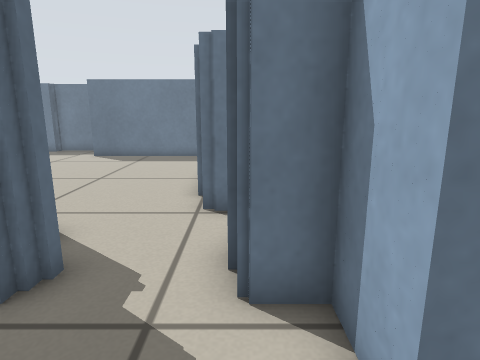
view 1 (above)

18 first-person views from a walk through a robot-simulator world made for Stage. The camera is 0.57 m above the floor, tilts 12° down and sees 75° across. The lines on the ground mark 1 m squares. The floor is counted in squares, 0.25 m on a side. Each view is taken from the middle of a square. On the plan, view 1 faces up. The plan holds only what a view shows up to about 18 squares ahead; the rest is blank. The place goes on beyond the plan. The robots in the file are not drawn.

view 2
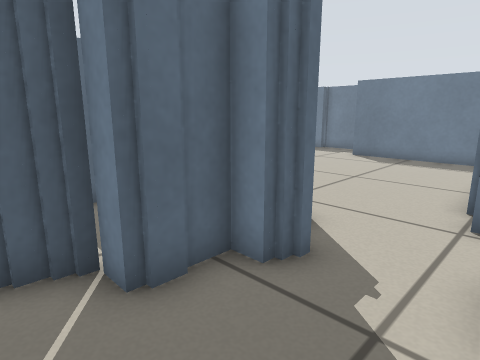

view 3
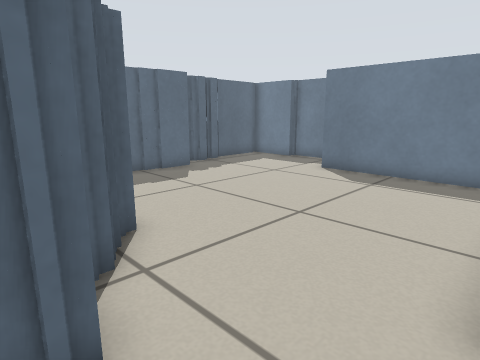

view 4
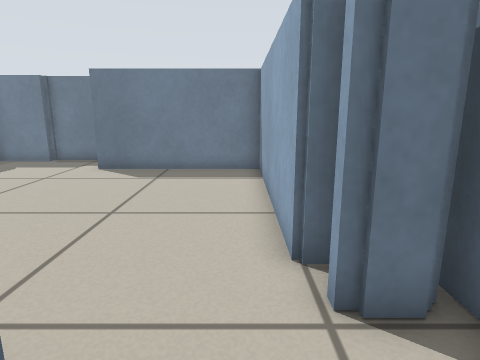

view 5
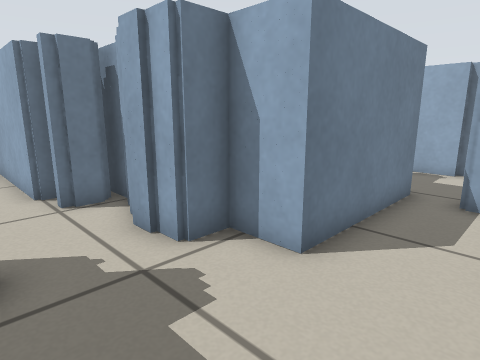

view 6
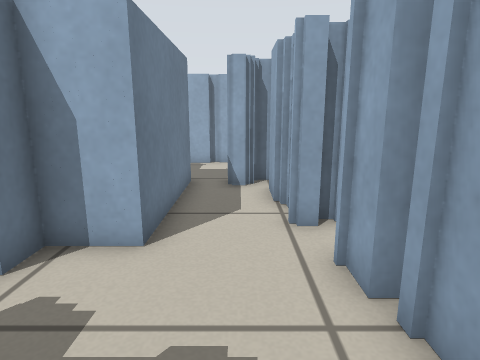

view 7
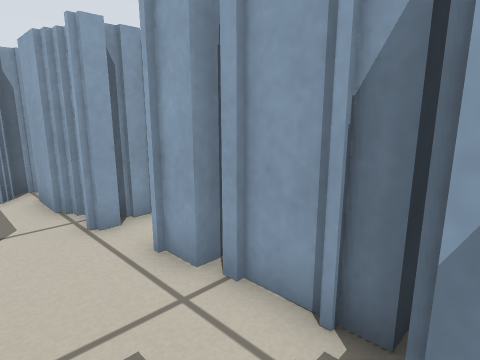

view 8
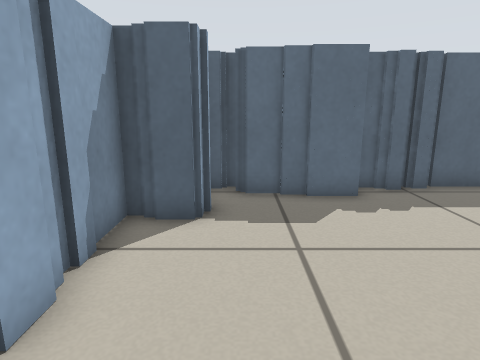

view 9
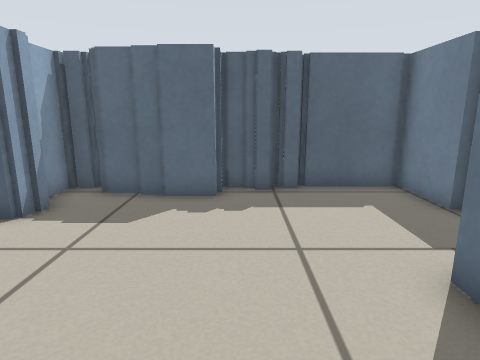

view 10
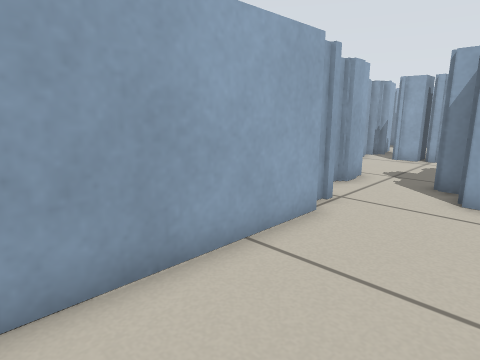

view 11
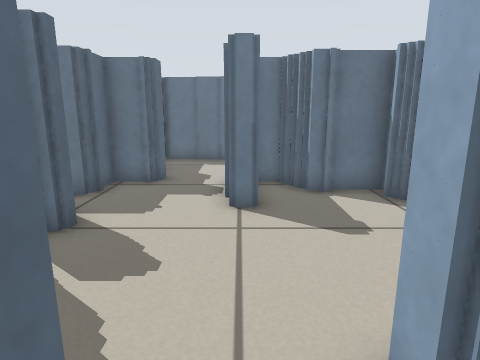

view 12
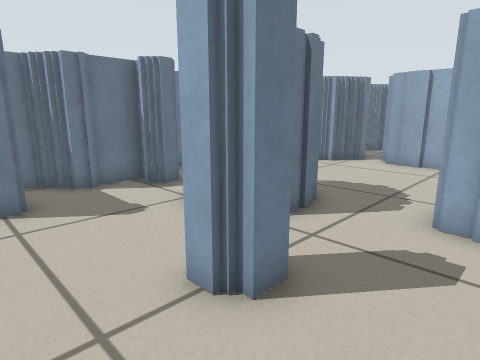

view 13
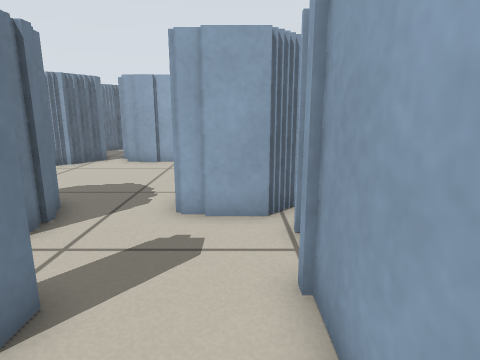

view 14
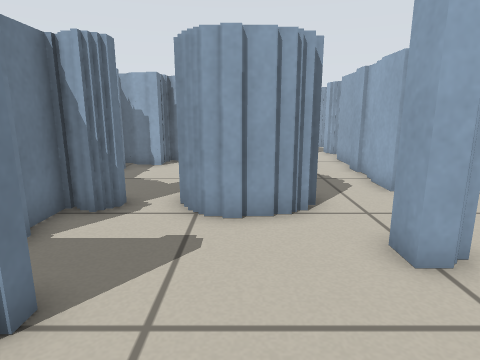

view 15
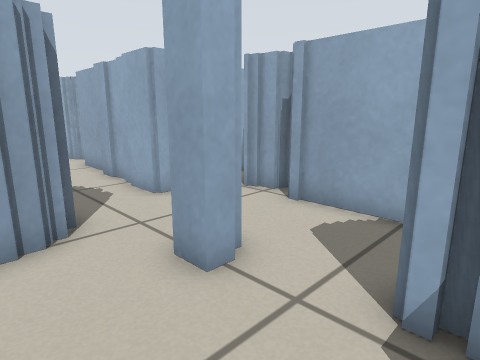

view 16
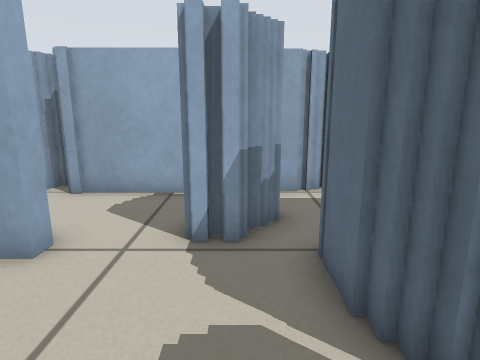

view 17
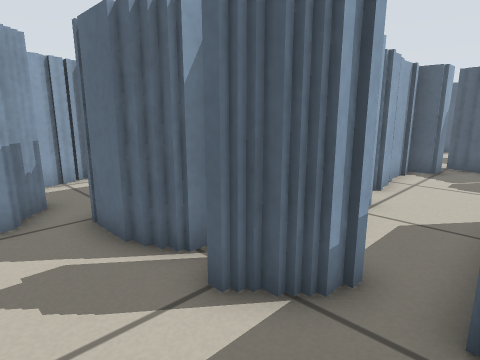

view 18
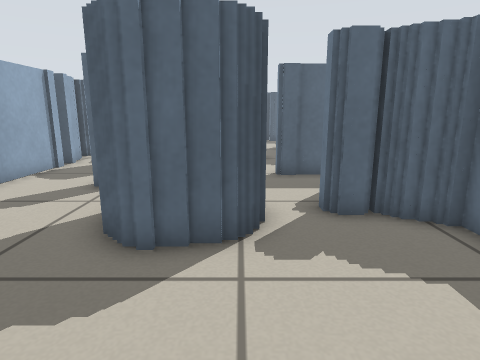

### Floor plan
Key: @ floor where view 1 was taken; # wall or solid block; x gap in a wall; . floor; T thing the floor can be seen under or through.
Columns run from 14 left of view 1 to 26 right of it. Each row starts with its distance up from view 1.
 19 ######
 18 #.....
 17 #.....########
 16 #............#
 15 #............#
 14 #............#
 13 ##...........#
 12  #...........#
 11  #...........#
 10 ##...........#
  9 ####.........#       ####
  8    #.###.....###      ...
  7    ######....###      ...
  6         ###...#        ..
  5           ##..#        ..
  4           ##..##     ##.. #    ##
  3           ##..##     ##..###  ##.  ###
  2          ## ...#######...#.####.....##
  1          #...............#...##......##
  0          #....@.....##........x....  .##
 -1          ##.... ######.......####......##
 -2           ########   #.......# ##.......#
 -3                      #T......####......##
 -4                       T.......##.......#
 -5                       TTT..#...........#
 -6                       TTT......# .......
 -7                      .T .......########.#
 -8                      ..........##       #
 -9                     #############
-10                     #        #

Where each view was taken, in squares from view 1:
view 1: 0 up, 0 right, facing up
view 2: 0 up, 0 right, facing up-left
view 3: 5 up, 1 left, facing up-left
view 4: 4 up, 2 left, facing up
view 5: 1 down, 3 left, facing up-right
view 6: 0 up, 4 left, facing right
view 7: 1 up, 4 left, facing down-right
view 8: 10 up, 4 left, facing left
view 9: 14 up, 4 left, facing left
view 10: 15 up, 5 left, facing down-right
view 11: 7 down, 11 right, facing up
view 12: 8 down, 10 right, facing up-right
view 13: 8 down, 10 right, facing right
view 14: 2 down, 8 right, facing right
view 15: 2 down, 9 right, facing down-right
view 16: 0 up, 9 right, facing down
view 17: 2 up, 10 right, facing down-left
view 18: 1 down, 23 right, facing left
